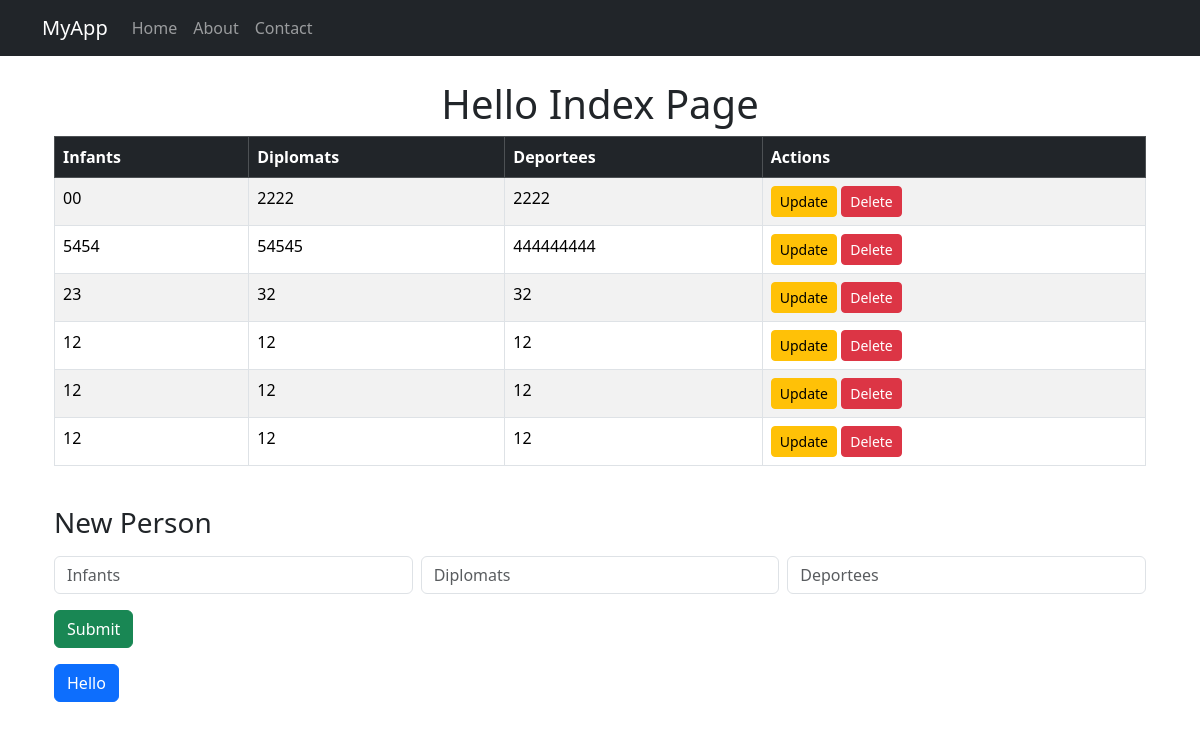
The page / on the database its author committed.
### app/models.py (models this page shows, shortened)
class IICS(db.Model):
    __tablename__ = 'iics'
    id = db.Column(db.Integer, primary_key=True)
    infants = db.Column(db.String)
    diplomats = db.Column(db.String)
    deportees = db.Column(db.String)

### app/routes.py (the view, shortened to what this page needs)
    @app.route('/', methods=['GET', 'POST'])
    def index():
        if request.method == 'GET':
            iics = IICS.query.all()
            return render_template('index.html', iics=iics)

### app/templates/index.html (shortened to what this page needs)
{% extends "base.html" %}
{% block content %}
    <div class="container mt-4">
        <h1 class="text-center">Hello Index Page</h1>
        <div class="table-responsive">
            <table class="table table-bordered table-striped">
                <thead class="table-dark">
                <tr>
                    <th>Infants</th>
                    <th>Diplomats</th>
                    <th>Deportees</th>
                    <th>Actions</th>
                </tr>
                </thead>
                <tbody>
                {% for iic in iics %}
                    <tr>
                        <td>{{ iic.infants }}</td>
                        <td>{{ iic.diplomats }}</td>
                        <td>{{ iic.deportees }}</td>
                        <td>
                            <a href="{{ url_for('update_iic', iic_id=iic.id) }}" class="btn btn-warning btn-sm">Update</a>
                            <form action="{{ url_for('delete_iic', iic_id=iic.id) }}" method="POST" style="display:inline;">
                                <button type="submit" class="btn btn-danger btn-sm" onclick="return confirm('Are you sure you want to delete this entry?');">
                                    Delete
                                </button>
                            </form>
                        </td>
                    </tr>
                {% endfor %}
                </tbody>
            </table>
        </div>
        <h3 class="mt-4">New Person</h3>
        <form action="{{ url_for('index') }}" method="POST" class="mt-3">
            <div class="row g-2">
                <div class="col-md-4">
                    <input type="number" name="infants" id="infants" class="form-control" placeholder="Infants">
                </div>
                <div class="col-md-4">
                    <input type="number" name="diplomats" id="diplomats" class="form-control" placeholder="Diplomats">
                </div>
                <div class="col-md-4">
                    <input type="number" name="deportees" id="deportees" class="form-control" placeholder="Deportees">
                </div>
            </div>
            <div class="mt-3">
                <input type="submit" value="Submit" class="btn btn-success">
            </div>
        </form>
        <button class="btn btn-primary mt-3">Hello</button>
    </div>
{% endblock %}

### app/templates/base.html (shortened to what this page needs)
<!DOCTYPE html>
<html lang="en">
<head>
    <link href="https://cdn.jsdelivr.net/npm/bootstrap@5.3.2/dist/css/bootstrap.min.css" rel="stylesheet">
</head>
<body>
<nav class="navbar navbar-expand-lg navbar-dark bg-dark">
    <div class="container">
        <a class="navbar-brand" href="#">MyApp</a>
        <div class="collapse navbar-collapse" id="navbarNav">
            <ul class="navbar-nav">
                <li class="nav-item"><a class="nav-link" href="#">Home</a></li>
                <li class="nav-item"><a class="nav-link" href="#">About</a></li>
                <li class="nav-item"><a class="nav-link" href="#">Contact</a></li>
            </ul>
        </div>
    </div>
</nav>
<div class="container mt-4">
    {% block content %}{% endblock %}
</div>
</body>
</html>

### rows shown on the page
IICS: infants "00", diplomats "2222", deportees "2222"
IICS: infants "5454", diplomats "54545", deportees "444444444"
IICS: infants "23", diplomats "32", deportees "32"
IICS: infants "12", diplomats "12", deportees "12"
IICS: infants "12", diplomats "12", deportees "12"
IICS: infants "12", diplomats "12", deportees "12"
